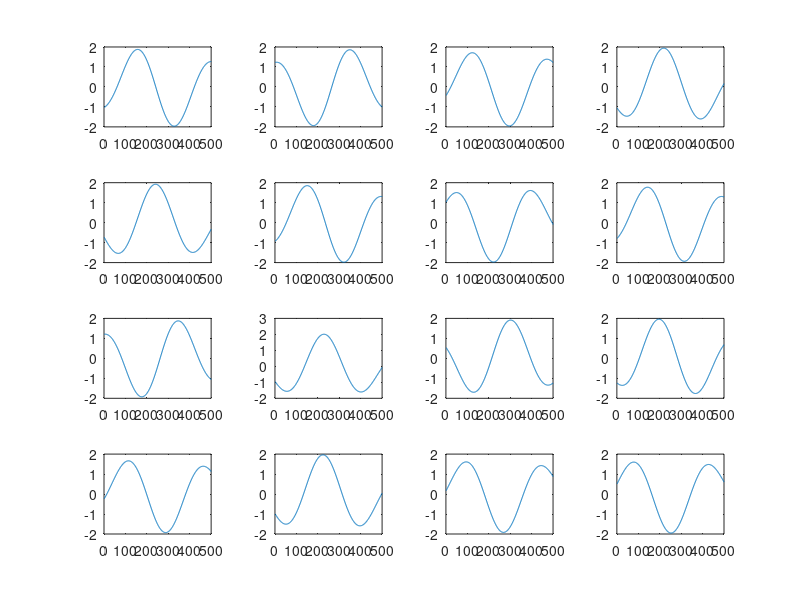

Here is the MATLAB script that generated this plot: (Note: this script raises an error after producing the figure.)
Phi = load('pre_phi.mat');
Phi = Phi.Phi;
[N M w] = size(Phi);

for i = 1:N
    figure(i)
    for j=1:M;
        subplot(4,4,j)
        plot(reshape(Phi(i, j, :), 1, w));
        xlim([0 500]);
    end
    suptitle(strcat('Electrode #', int2str(i)));
end

% for i = 1:N
%     figure(i)
%     for j=1:M;
%         subplot(4,4,j)
%         plot(reshape(Phi(j, i, :), 1, w));
%         xlim([0 500]);
%     end
%     suptitle(strcat('Basis #', int2str(i)));
% end